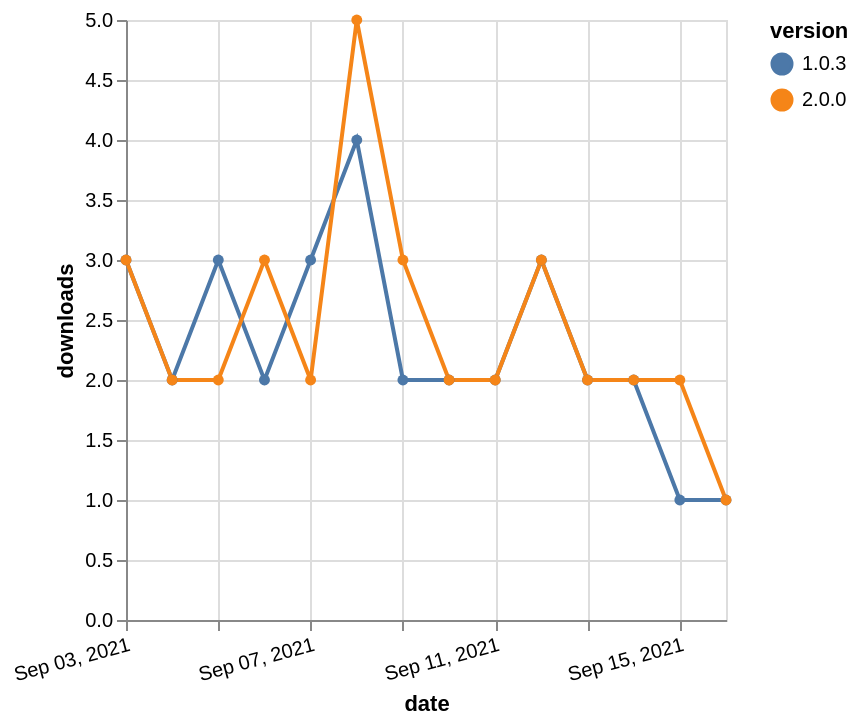

Express this chart as Vega-Lite.
### Vega-Lite specification from a JSON file in a GitHub repository (floating-point values rounded to 4 significant figures)
{"$schema": "https://vega.github.io/schema/vega-lite/v5.json", "description": "A simple bar chart with embedded data.", "data": {"values": [{"date": "2021-09-03", "total": 2199, "delta": 3, "version": "1.0.3"}, {"date": "2021-09-04", "total": 2201, "delta": 2, "version": "1.0.3"}, {"date": "2021-09-05", "total": 2204, "delta": 3, "version": "1.0.3"}, {"date": "2021-09-06", "total": 2206, "delta": 2, "version": "1.0.3"}, {"date": "2021-09-07", "total": 2209, "delta": 3, "version": "1.0.3"}, {"date": "2021-09-08", "total": 2213, "delta": 4, "version": "1.0.3"}, {"date": "2021-09-09", "total": 2215, "delta": 2, "version": "1.0.3"}, {"date": "2021-09-10", "total": 2217, "delta": 2, "version": "1.0.3"}, {"date": "2021-09-11", "total": 2219, "delta": 2, "version": "1.0.3"}, {"date": "2021-09-12", "total": 2222, "delta": 3, "version": "1.0.3"}, {"date": "2021-09-13", "total": 2224, "delta": 2, "version": "1.0.3"}, {"date": "2021-09-14", "total": 2226, "delta": 2, "version": "1.0.3"}, {"date": "2021-09-15", "total": 2227, "delta": 1, "version": "1.0.3"}, {"date": "2021-09-16", "total": 2228, "delta": 1, "version": "1.0.3"}, {"date": "2021-09-03", "total": 1629, "delta": 3, "version": "2.0.0"}, {"date": "2021-09-04", "total": 1631, "delta": 2, "version": "2.0.0"}, {"date": "2021-09-05", "total": 1633, "delta": 2, "version": "2.0.0"}, {"date": "2021-09-06", "total": 1636, "delta": 3, "version": "2.0.0"}, {"date": "2021-09-07", "total": 1638, "delta": 2, "version": "2.0.0"}, {"date": "2021-09-08", "total": 1643, "delta": 5, "version": "2.0.0"}, {"date": "2021-09-09", "total": 1646, "delta": 3, "version": "2.0.0"}, {"date": "2021-09-10", "total": 1648, "delta": 2, "version": "2.0.0"}, {"date": "2021-09-11", "total": 1650, "delta": 2, "version": "2.0.0"}, {"date": "2021-09-12", "total": 1653, "delta": 3, "version": "2.0.0"}, {"date": "2021-09-13", "total": 1655, "delta": 2, "version": "2.0.0"}, {"date": "2021-09-14", "total": 1657, "delta": 2, "version": "2.0.0"}, {"date": "2021-09-15", "total": 1659, "delta": 2, "version": "2.0.0"}, {"date": "2021-09-16", "total": 1660, "delta": 1, "version": "2.0.0"}]}, "width": "container", "mark": {"type": "line", "point": {"filled": true}}, "encoding": {"x": {"field": "date", "type": "temporal", "timeUnit": "yearmonthdate", "title": "date", "axis": {"labelAngle": -15}}, "y": {"field": "delta", "type": "quantitative", "title": "downloads"}, "color": {"field": "version", "type": "nominal"}, "tooltip": {"field": "delta"}}}
